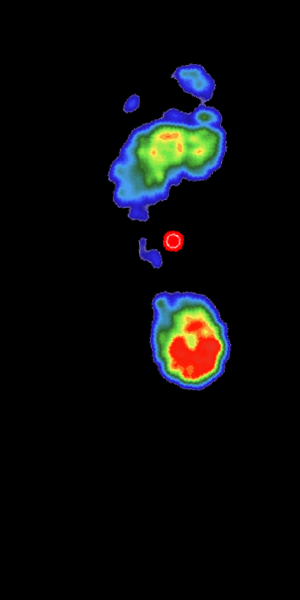
#> input picture foot_data/H/Rot6aiji_foot_L_26_H_aug2_rotcw.png, 300 x 600 px; its folder holds 4 pictures in this run
$ python augment_3x.py
#> lines starting #> are read from the running program, lines starting #| are printed output that depends on the picture
"""
=============================================================================
Script: augment_3x.py
Tujuan: Melipatgandakan dataset CURRENT (4.480 citra) menjadi 3x lipat
        yaitu 13.440 citra total.
        Caranya: setiap file yang ada (termasuk aug sebelumnya) digenerate
        2 varian BARU dengan tag unik aug5_ dan aug6_.
=============================================================================
Teknik Augmentasi Baru (tidak bentrok dengan aug1-aug4):
  aug5_rot3cw  : Rotasi +3 derajat (searah jarum jam, kecil)
  aug6_rot3ccw : Rotasi -3 derajat (berlawanan jarum jam, kecil)
=============================================================================
"""

import os
import glob
import cv2
import numpy as np
from pathlib import Path


def get_background_color(img: np.ndarray) -> tuple:
    """Mendeteksi warna background (hitam atau putih) dari tepi gambar."""
    h, w = img.shape[:2]
    pad_h = max(2, int(h * 0.04))
    pad_w = max(2, int(w * 0.04))

    border_pixels = np.concatenate([
        img[:pad_h, :, :].reshape(-1, 3),
        img[-pad_h:, :, :].reshape(-1, 3),
        img[:, :pad_w, :].reshape(-1, 3),
        img[:, -pad_w:, :].reshape(-1, 3),
    ])
    mean_color = np.mean(border_pixels, axis=0)
    return (255, 255, 255) if np.mean(mean_color) > 127 else (0, 0, 0)


def augment_image_new(img: np.ndarray, bg_color: tuple) -> list:
    """
    Menghasilkan 2 varian augmentasi baru:
      - aug5_rot3cw  : Rotasi +3 derajat
      - aug6_rot3ccw : Rotasi -3 derajat
    """
    h, w = img.shape[:2]
    center = (w / 2.0, h / 2.0)

    # Varian 5: Rotasi +3 derajat (Clockwise, kecil)
    M_cw3 = cv2.getRotationMatrix2D(center, 3, 1.0)
    v5_rot3cw = cv2.warpAffine(img, M_cw3, (w, h), borderValue=bg_color)

    # Varian 6: Rotasi -3 derajat (Counter-Clockwise, kecil)
    M_ccw3 = cv2.getRotationMatrix2D(center, -3, 1.0)
    v6_rot3ccw = cv2.warpAffine(img, M_ccw3, (w, h), borderValue=bg_color)

    return [
        ('aug5_rot3cw',  v5_rot3cw),
        ('aug6_rot3ccw', v6_rot3ccw),
    ]


def make_aug_filename(orig_name: str, aug_tag: str) -> str:
    """Membuat nama file augmentasi baru dengan tag unik."""
    stem = Path(orig_name).stem
    ext  = Path(orig_name).suffix
    return f"{stem}_{aug_tag}{ext}"


def run_augmentation_3x(data_dir: str):
#> called with data_dir = 'C:\\Project\\Image Processing\\foot_data'
    classes = ['H', 'N', 'L']
    total_source    = 0
    total_generated = 0

    print("=" * 65)
    print("   PROGRAM AUGMENTASI DATASET 3X (aug5 & aug6)")
    print("=" * 65)
    print(f"Direktori Target : {data_dir}")
    print(f"Sumber           : SEMUA file .png yang ada (termasuk aug1-4)")
    print(f"Target baru      : 2 varian per file (aug5_rot3cw, aug6_rot3ccw)\n")

    for c in classes:
        folder = os.path.join(data_dir, c)
        if not os.path.isdir(folder):
            print(f"[SKIP] Folder tidak ditemukan: {folder}")
            continue

        # Ambil semua PNG yang BELUM punya tag aug5/aug6
        # (supaya idempotent — aman dijalankan ulang tanpa duplikasi)
        all_files = sorted([
            f for f in glob.glob(os.path.join(folder, '*.png'))
            if '_aug5_' not in os.path.basename(f)
            and '_aug6_' not in os.path.basename(f)
        ])
        count_c = len(all_files)
        total_source += count_c

        print(f"-> Memproses Kelas [{c}]: {count_c} file sumber -> Target baru: {count_c * 2} citra...")

        generated_c = 0
        for i, file_path in enumerate(all_files):
            orig_name = os.path.basename(file_path)
            img = cv2.imread(file_path)
#> img is the input picture: shape (600, 300, 3); mean B, G, R 12, 10.9, 9.8
            if img is None:
                print(f"   [WARN] Gagal baca: {orig_name}")
                continue

            bg_color = get_background_color(img)
#> in get_background_color, `mean_color = np.mean(border_pixels, axis=0)`: mean_color = [0, 0, 0]
#> bg_color = (0, 0, 0)
            aug_list = augment_image_new(img, bg_color)
#> in augment_image_new, `v5_rot3cw = cv2.warpAffine(img, M_cw3, (w, h), borderValue=bg_color)`:
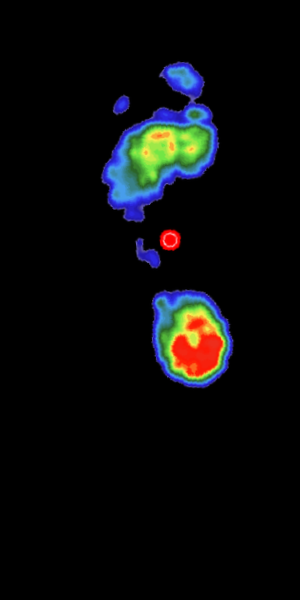
#> v5_rot3cw: shape (600, 300, 3); mean B, G, R 12, 10.9, 9.8
#> in augment_image_new, `v6_rot3ccw = cv2.warpAffine(img, M_ccw3, (w, h), borderValue=bg_color)`:
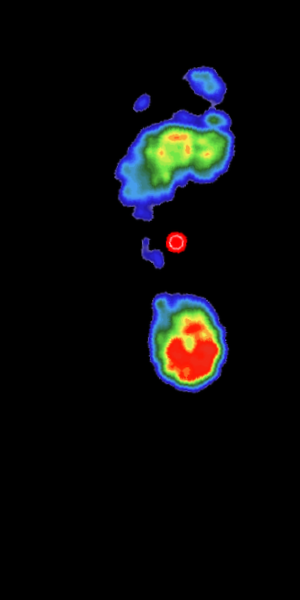
#> v6_rot3ccw: shape (600, 300, 3); mean B, G, R 12, 10.9, 9.8
#> aug_list = 2 items

            for aug_tag, aug_img in aug_list:
                new_fname = make_aug_filename(orig_name, aug_tag)
                new_path  = os.path.join(folder, new_fname)
                cv2.imwrite(new_path, aug_img, [cv2.IMWRITE_PNG_COMPRESSION, 4])
                generated_c  += 1
                total_generated += 1
#> this loop made 2 passes
#> (aug_tag, stem in make_aug_filename, ext in make_aug_filename, generated_c, total_generated) on passes 1 to 2: ('aug5_rot3cw', 'Rot6aiji_foot_L_26_H_aug2_rotcw', '.png', 1, 1), ('aug6_rot3ccw', 'Rot6aiji_foot_L_26_H_aug2_rotcw', '.png', 2, 2)
#> after the loop, generated_c = 2; total_generated = 2

            if (i + 1) % 100 == 0 or (i + 1) == count_c:
                pct = (i + 1) / count_c * 100
                print(f"   [{i + 1:>4}/{count_c}] {pct:>5.1f}% selesai  ({generated_c} citra baru dibuat)")
#|    [   1/1] 100.0% selesai  (2 citra baru dibuat)

        final_count = len(glob.glob(os.path.join(folder, '*.png')))
        print(f"   [OK] Kelas [{c}] sekarang berisi total {final_count} citra.\n")
#|    [OK] Kelas [H] sekarang berisi total 4 citra.

    print("=" * 65)
    print("   AUGMENTASI 3X SELESAI!")
    print(f"   Total File Sumber      : {total_source}")
    print(f"   Total Citra Baru Dibuat: {total_generated}")
#|    Total Citra Baru Dibuat: 2
    print(f"   Total Keseluruhan      : {total_source + total_generated} citra")
#|    Total Keseluruhan      : 3 citra
    print("=" * 65)


if __name__ == '__main__':
    target_data_dir = r'C:\Project\Image Processing\foot_data'
    run_augmentation_3x(target_data_dir)
